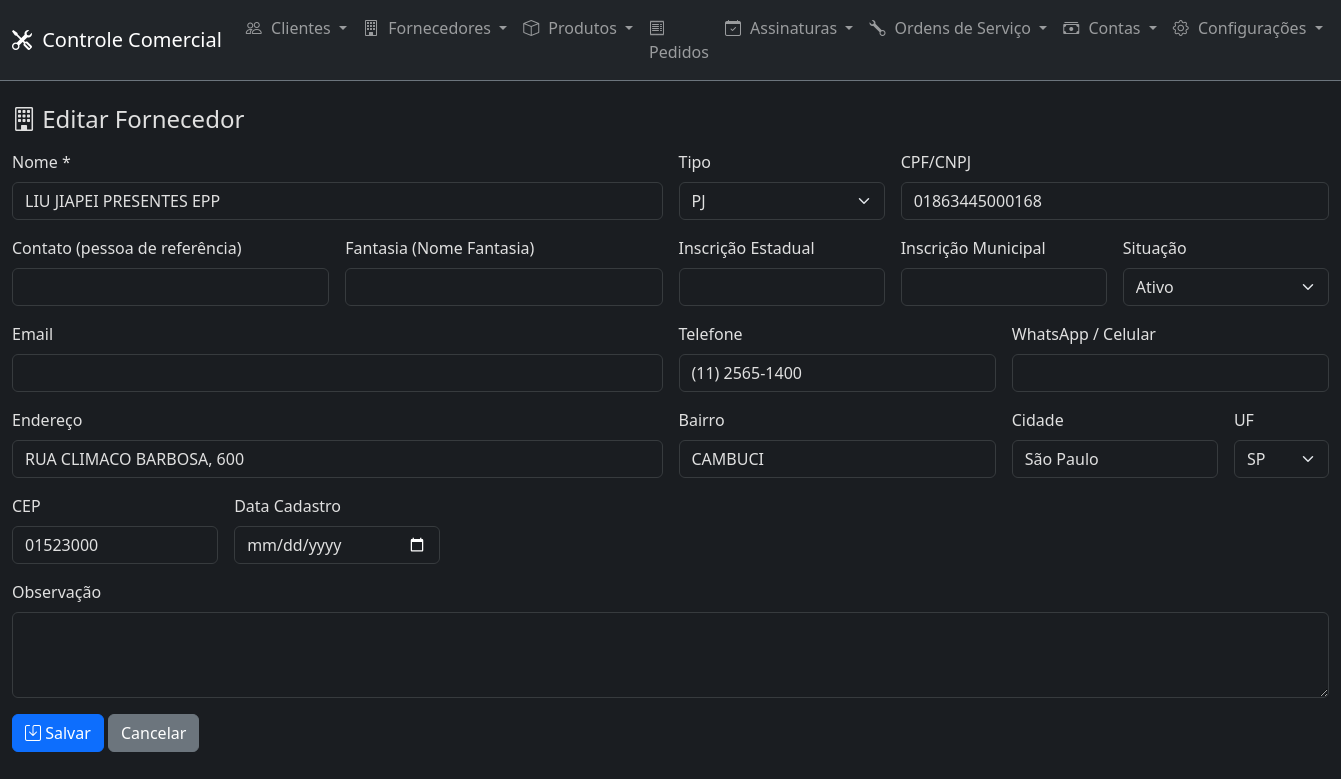
The app's page /fornecedores/5/editar, older data.
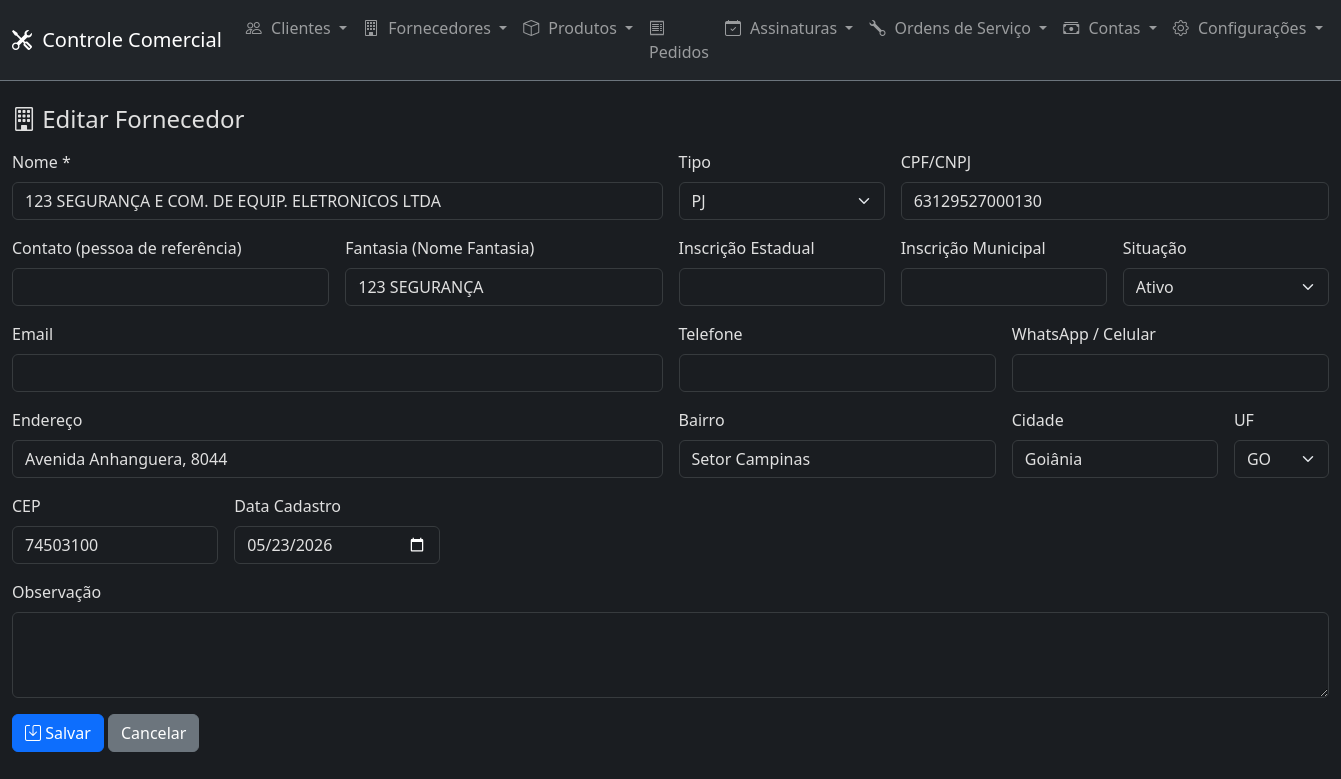
The same page, newer data.
### models.py (models this page shows)
class Fornecedor(Base):
    __tablename__ = "fornecedores"
    id = Column(Integer, primary_key=True, index=True)
    codigo = Column(String(20), nullable=True, unique=True)
    bling_id = Column(Integer, nullable=True, unique=True)
    bling_updated_at = Column(DateTime, nullable=True)
    bling_pending_sync = Column(Boolean, default=False)
    nome = Column(String(200), nullable=False)
    cpf_cnpj = Column(String(20), nullable=True)
    tipo_pessoa = Column(String(10), nullable=True)
    email = Column(String(200), nullable=True)
    telefone = Column(String(20), nullable=True)
    celular = Column(String(20), nullable=True)
    endereco = Column(String(300), nullable=True)
    bairro = Column(String(100), nullable=True)
    cidade = Column(String(100), nullable=True)
    estado = Column(String(2), nullable=True)
    cep = Column(String(10), nullable=True)
    contato = Column(String(200), nullable=True)
    fantasia = Column(String(200), nullable=True)
    inscricao_estadual = Column(String(20), nullable=True)
    inscricao_municipal = Column(String(20), nullable=True)
    situacao = Column(String(1), default="A")
    observacao = Column(Text, nullable=True)
    created_at = Column(DateTime, default=datetime.now)
    updated_at = Column(DateTime, default=datetime.now, onupdate=datetime.now)
    contas_pagar = relationship("ContaPagar", back_populates="fornecedor")
    assinaturas = relationship("Assinatura", back_populates="fornecedor")

### routers/fornecedores.py (the view)
@router.get("/{fornecedor_id}/editar")
def editar_fornecedor(request: Request, fornecedor_id: int, db: Session = Depends(get_db)):
    fornecedor = db.query(Fornecedor).filter(Fornecedor.id == fornecedor_id).first()
    if not fornecedor:
        return RedirectResponse(url="/fornecedores", status_code=303)
    return request.app.state.templates.TemplateResponse(
        "fornecedores/form.html",
        {"request": request, "fornecedor": fornecedor}
    )

### templates/fornecedores/form.html (shortened to what the changed rows need)
{% extends "base.html" %}
{% block content %}
<form method="post" class="row g-3">
    <div class="col-md-6">
        <label class="form-label">Nome *</label>
        <input type="text" class="form-control" name="nome" required value="{{ fornecedor.nome if fornecedor else '' }}">
    </div>
    <div class="col-md-4">
        <label class="form-label">CPF/CNPJ</label>
        <input type="text" class="form-control" name="cpf_cnpj" value="{{ fornecedor.cpf_cnpj if fornecedor else '' }}" maxlength="{{ '14' if not fornecedor or fornecedor.tipo_pessoa == 'fisica' else '18' }}">
    </div>
    <div class="col-md-3">
        <label class="form-label">Fantasia (Nome Fantasia)</label>
        <input type="text" class="form-control" name="fantasia" value="{{ fornecedor.fantasia if fornecedor else '' }}">
    </div>
    <div class="col-md-3">
        <label class="form-label">Telefone</label>
        <input type="text" class="form-control" name="telefone" value="{{ fornecedor.telefone if fornecedor else '' }}">
    </div>
    <div class="col-md-6">
        <label class="form-label">Endereço</label>
        <input type="text" class="form-control" name="endereco" value="{{ fornecedor.endereco if fornecedor else '' }}">
    </div>
    <div class="col-md-3">
        <label class="form-label">Bairro</label>
        <input type="text" class="form-control" name="bairro" value="{{ fornecedor.bairro if fornecedor else '' }}">
    </div>
    <div class="col-md-2">
        <label class="form-label">Cidade</label>
        <input type="text" class="form-control" name="cidade" value="{{ fornecedor.cidade if fornecedor else '' }}">
    </div>
    <div class="col-md-1">
        <label class="form-label">UF</label>
        <select class="form-select" name="estado">
            <option value="GO" {{ 'selected' if fornecedor and fornecedor.estado == 'GO' }}>GO</option>
            <option value="SP" {{ 'selected' if fornecedor and fornecedor.estado == 'SP' }}>SP</option>
        </select>
    </div>
    <div class="col-md-2">
        <label class="form-label">CEP</label>
        <input type="text" class="form-control" name="cep" value="{{ fornecedor.cep if fornecedor else '' }}" maxlength="9">
    </div>
    <div class="col-md-2">
        <label class="form-label">Data Cadastro</label>
        <input type="date" class="form-control" name="data_cadastro" value="{{ fornecedor.created_at.strftime('%Y-%m-%d') if fornecedor and fornecedor.created_at else '' }}">
    </div>
</form>
{% endblock %}

Row changes from the older to the newer data that the page shows:
changed Fornecedor: nome "LIU JIAPEI PRESENTES EPP" → "123 SEGURANÇA E COM. DE EQUIP. ELETRONICOS LTDA"; cpf_cnpj "01863445000168" → "63129527000130"; fantasia (not shown) → "123 SEGURANÇA"; endereco "RUA CLIMACO BARBOSA, 600" → "Avenida Anhanguera, 8044"; bairro "CAMBUCI" → "Setor Campinas"; cidade "São Paulo" → "Goiânia"; cep "01523000" → "74503100"; data_cadastro (not shown) → "05/23/2026"; telefone "(11) 2565-1400" → (not shown)
Text that changed along with them:
form field estado: "SP" → "GO"
